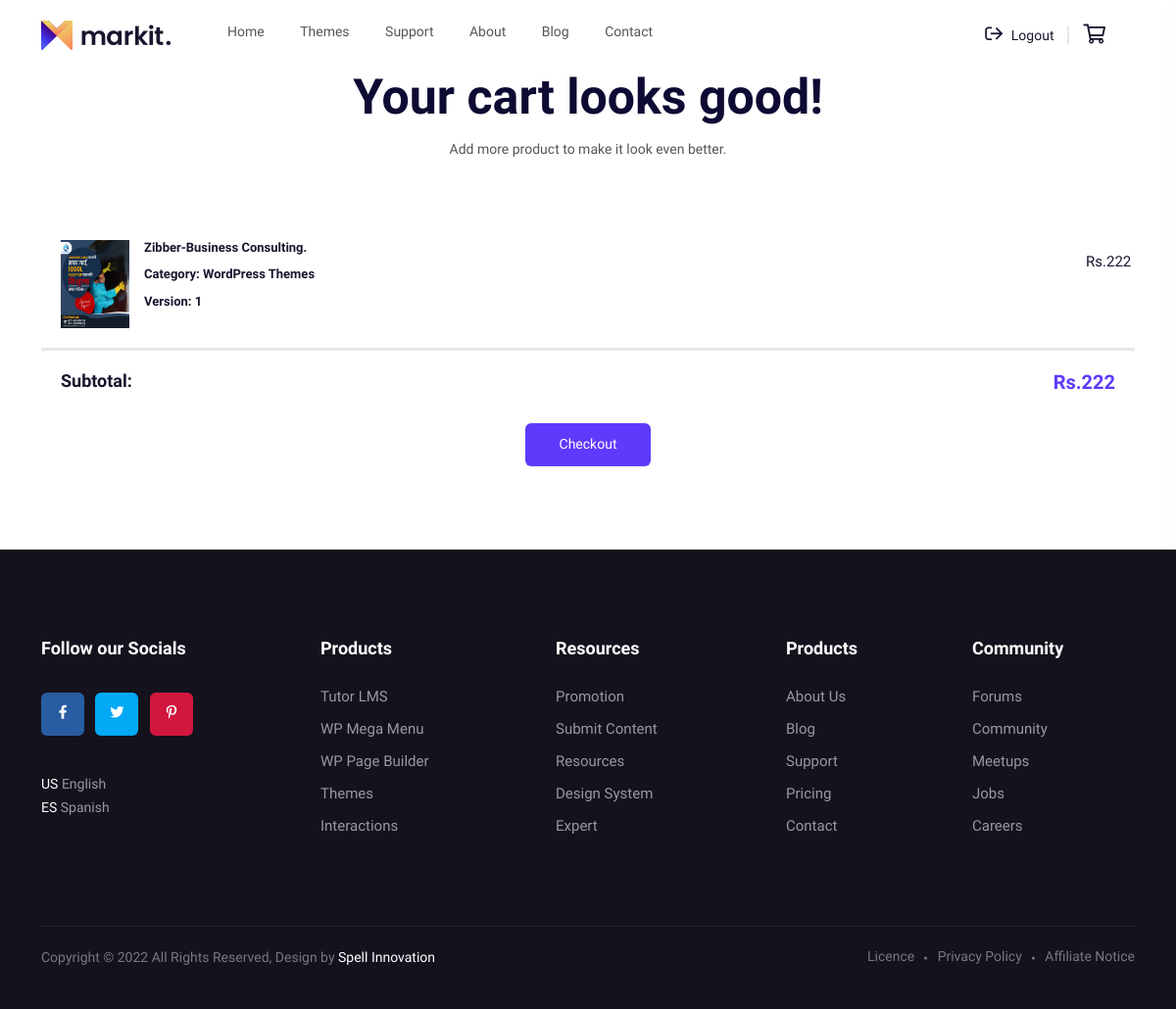
The page /cart/ (signed in) on the database as committed earlier.
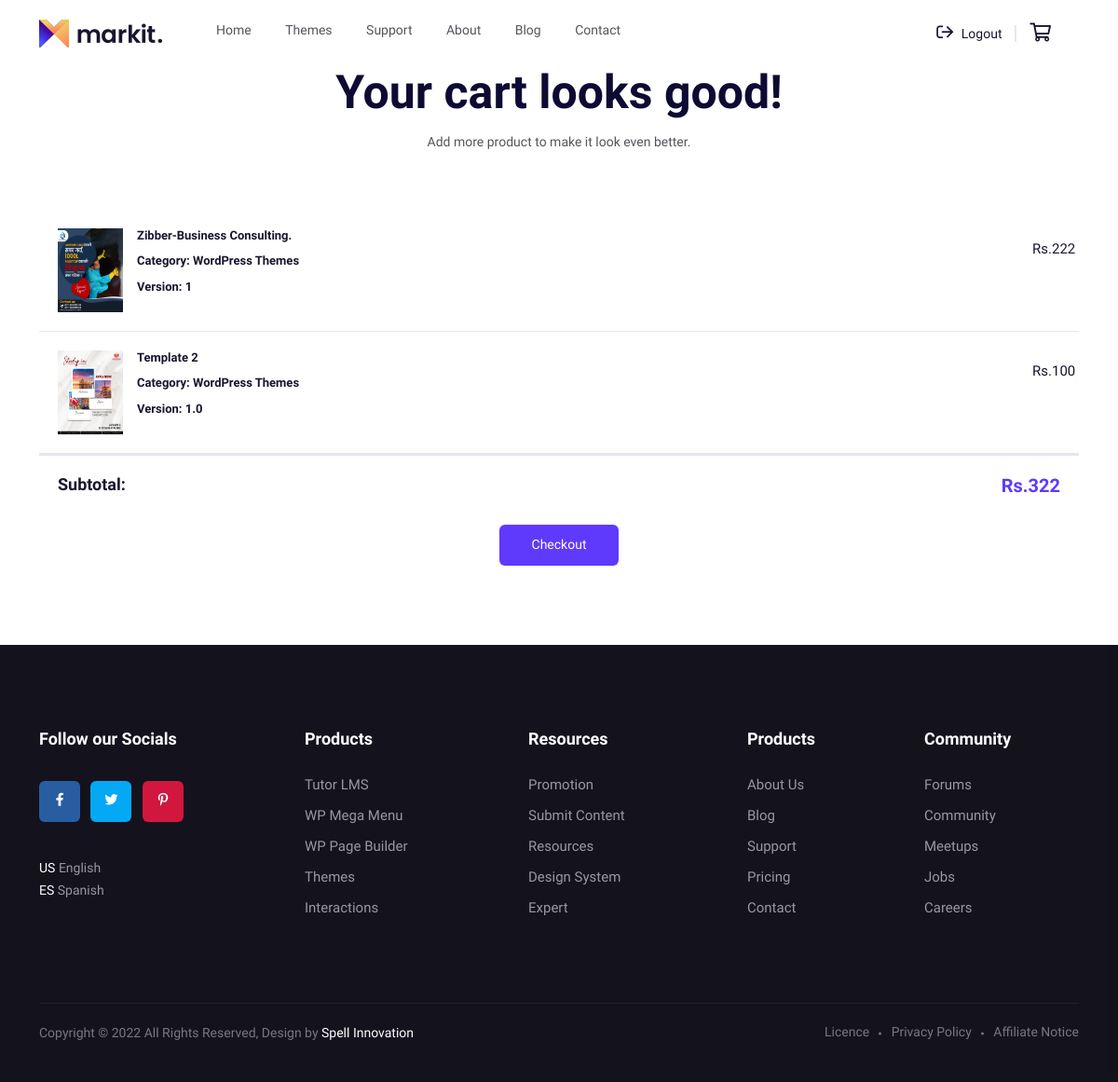
The same page on the database as committed later.
### features/models.py (models this page shows, shortened)
class Cart(models.Model):
    user = models.ForeignKey(User, on_delete=models.CASCADE)
    template = models.ForeignKey(Template, on_delete=models.CASCADE)

### adminpanel/models.py (models this page shows)
class Template(models.Model):
    category = models.ForeignKey(Category, on_delete=models.CASCADE)
    sub_category = models.ForeignKey(
        SubCategory, on_delete=models.CASCADE, null=True, blank=True
    )
    child_category = models.ForeignKey(
        ChildCategory, on_delete=models.CASCADE, null=True, blank=True
    )
    template_name = models.CharField(max_length=1000)
    template_details = models.TextField()
    template_features = models.TextField()
    template_layout = models.TextField()
    template_price = models.IntegerField()
    TAX_CHOICES = (("yes", "yes"), ("no", "no"))
    is_taxable = models.CharField(max_length=20, choices=TAX_CHOICES, default="yes")
    version = models.CharField(max_length=100)
    framework = models.CharField(max_length=1000)
    template_image = models.ImageField(
        null=True, blank=True, upload_to="template_images/"
    )
    template_url = models.URLField(null=True, blank=True)
    template_file = models.FileField(null=True, blank=True, upload_to="template_files/")
    is_featured = models.BooleanField(null=True, default=0)
    created = models.DateTimeField(auto_now_add=True, null=True)
    def __str__(self):
        return self.template_name

class Category(models.Model):
    category = models.CharField(max_length=100, unique=True)
    category_image = models.ImageField(null=True, upload_to="category_images/")
    order = models.IntegerField(null=True)
    STATUS_CHOICES = (("active", "active"), ("inactive", "inactive"))
    status = models.CharField(max_length=100, choices=STATUS_CHOICES, default="active")
    created = models.DateTimeField(auto_now_add=True, null=True)
    def __str__(self):
        return self.category

### features/views.py (the view)
# urls.py: path("cart/", views.cart, name="cart"),
@login_required
def cart(request):
    carts = Cart.objects.filter(user=request.user)
    total = 0
    for cart in carts:
        template = Template.objects.get(template_name=cart.template)
        total += template.template_price
    fet_temp = Template.objects.filter(is_featured=1)
    context = {"carts": carts, "total": total, "fet_temp": fet_temp}
    return render(request, "cart.html", context)

### templates/cart.html (shortened to what this page needs)
{% include 'header.html' %} {{carts.template.template_name}}
<div class="container">
  {% if carts %}
  <div class="row">
    <div class="col-xxl-6 offset-xxl-3 col-xl-6 offset-xl-3">
      <div class="page__title-wrapper text-center mb-60">
        <h2 class="page__title-2">Your cart looks good!</h2>
        <p>Add more product to make it look even better.</p>
      </div>
    </div>
  </div>
  <div class="row">
    <div class="cartmini__widget">
      <div class="cartmini__inner">
        <ul>
          {% for carts in carts %}
          <li>
            <div class="cartmini__thumb">
              <a href="{% url 'theme_details' id=carts.template.id %}">
                <img src="{{carts.template.template_image.url}}" alt="" />
              </a>
            </div>
            <div class="cartmini__content">
              <h5>{{carts.template}}</h5>
              <h5>Category: {{carts.template.category}}</h5>
              <h5>Version: {{carts.template.version}}</h5>
            </div>
            <a
              href="{% url 'remove_from_cart' id=carts.template.id %}"
              class="cartmini__del"
              ><i class="fal fa-times"></i
            ></a>
            <p
              class="cartmini__del mt-20"
              style="font-size: 15px; margin-right: 15px"
            >
              Rs.{{carts.template.template_price}}
            </p>
          </li>
          {% endfor %}
        </ul>
      </div>
      <div class="cartmini__checkout">
        <div class="cartmini__checkout-title mb-30">
          <h4>Subtotal:</h4>
          <span>Rs.{{total}}</span>
        </div>
        <div class="col-xxl-12">
          <div class="category__more mt-30 text-center">
            <a href="{% url 'checkout' %}" class="m-btn m-btn-2">  Checkout</a>
          </div>
        </div>
      </div>
    </div>
  </div>
  {% endif %}
</div>
{% include 'footer.html' %}

Rows that differ between the two databases and show on the page:
added Cart: template.template_image (picture), template "Template 2", template.category "WordPress Themes", template.version "1.0", template.template_price "100"
Other text that changed with them:
{{ total }}: "222" → "322"
